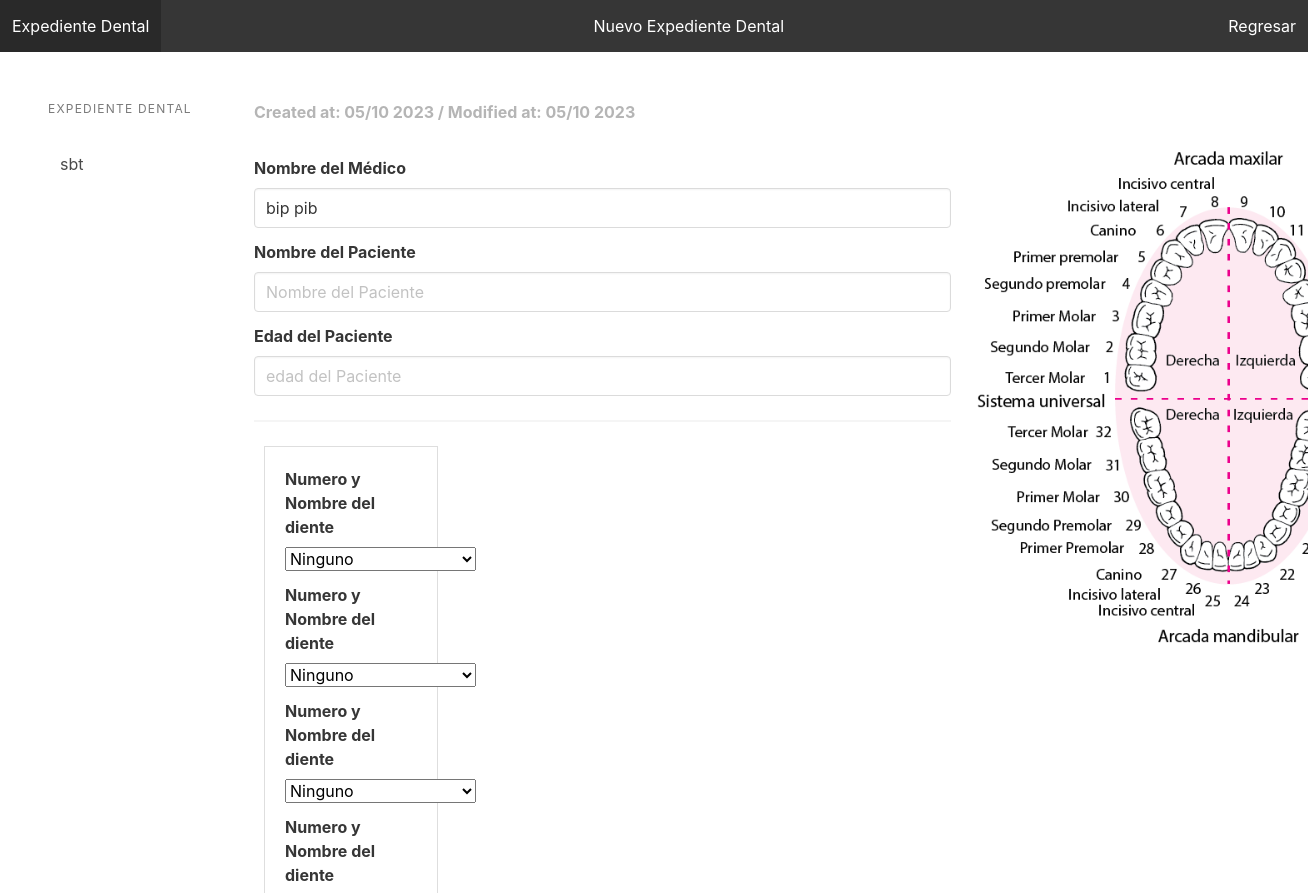
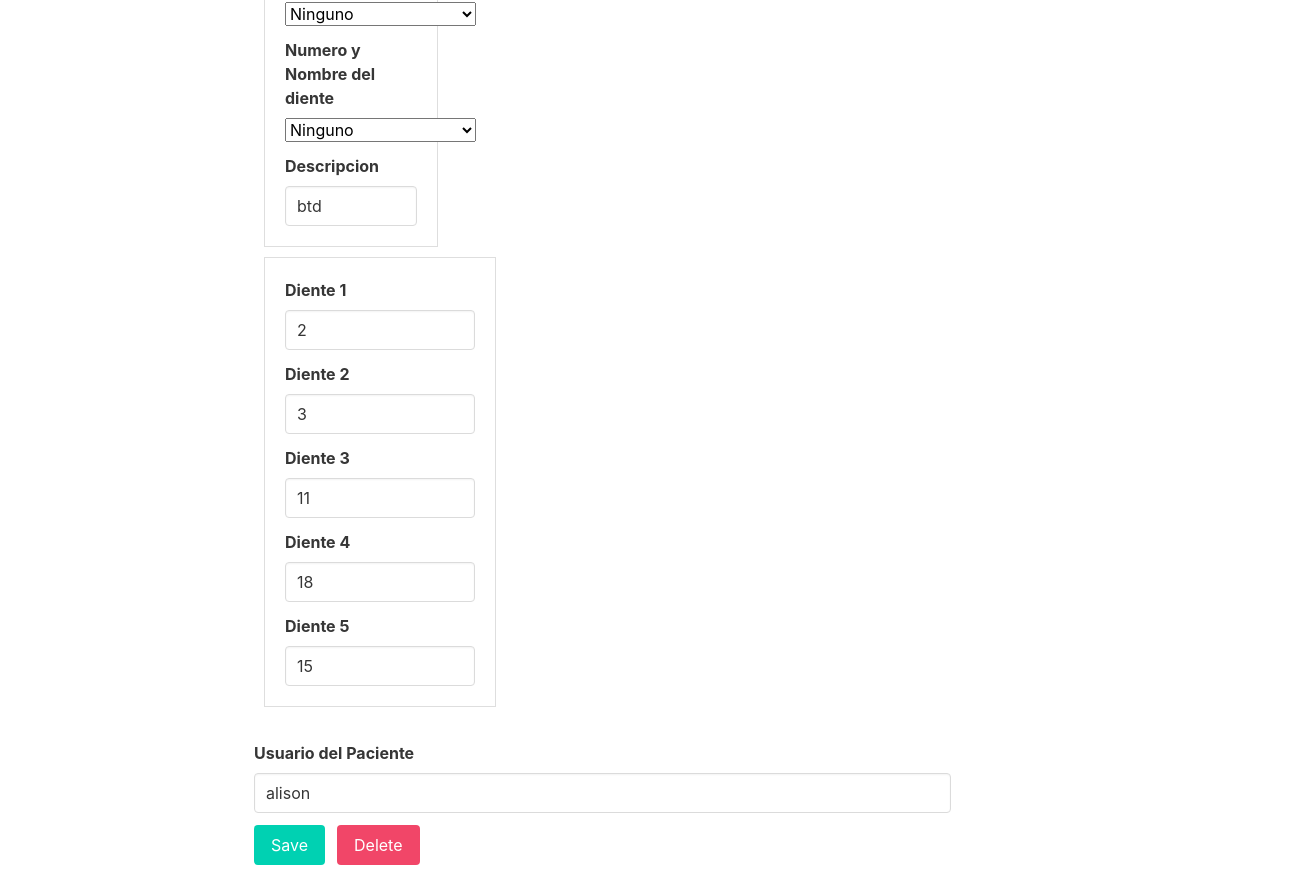
/expediented/?expdid=3 (signed in), run on the app's committed database (2 pictures, top to bottom).
### account/models.py (models this page shows, shortened)
class ExpedienteD(models.Model):
    idEd = models.AutoField(primary_key=True)
    nombreD = models.CharField(max_length=255, verbose_name='Nombre del paciente')
    edadD = models.CharField(max_length=255, verbose_name='Edad del paciente')
    NDiente1 = models.CharField(max_length=255, verbose_name='Nombre del diente1')
    NDiente2 = models.CharField(max_length=255, verbose_name='Nombre del diente2')
    NDiente3 = models.CharField(max_length=255, verbose_name='Nombre del diente3')
    NDiente4 = models.CharField(max_length=255, verbose_name='Nombre del diente4')
    NDiente5 = models.CharField(max_length=255, verbose_name='Nombre del diente5')
    Descripcion= models.CharField(max_length=550, verbose_name="Descripcion")
    fechaD=models.DateTimeField(auto_now_add=True)
    fecha_actD=models.DateField(auto_now=True)
    idPg = models.ForeignKey(User, blank=True, on_delete=models.CASCADE, verbose_name='Usuario paciente', related_name='paciented')
    idDd = models.ForeignKey(User, blank=True, on_delete=models.CASCADE, verbose_name='Usuario doctor', related_name='doctord')
    class Meta:
        ordering=('nombreD',)

class User (AbstractUser):
    is_admin = models.BooleanField(default=False)
    is_patient = models.BooleanField(default=False)
    is_doctor = models.BooleanField(default=False)

class Profile(models.Model):
    user = models.OneToOneField(User, null=True, blank=True, on_delete=models.CASCADE)
    nombre = models.CharField(max_length=255, verbose_name='Nombre(s)')
    apellidos = models.CharField(max_length=255, verbose_name='Apellidos')
    telefonoc = models.CharField(max_length=255, verbose_name='Teléfono celular')
    telconsultorio = models.CharField(max_length=255, verbose_name='Telefono consultorio')
    lugart = models.CharField(max_length=255, verbose_name='Lugar de trabajo')
    direcciont = models.CharField(max_length=255, verbose_name='Direccion de trabajo')
    especialidad = models.CharField(max_length=255, verbose_name='Especilidad general')
    otras = models.CharField(max_length=255, verbose_name='Otras Especilidades')
    profile_title = models.ImageField(default="titulo.png", null=True, blank=True)
    profile_pic = models.ImageField(default="perfil.png", null=True, blank=True)

### account/views.py (the view, shortened to what this page needs)
# urls.py: path('expediented/', views.editord, name="expediented"),
def editord(request):
    expdid = 0
    try:
        expdid = int(request.GET.get('expdid'))
    except:
        pass
    expediented = ExpedienteD.objects.filter(idEd = expdid)
    idDd = User.objects.get(id = request.user.id)
    expedientesd = ExpedienteD.objects.filter(idDd_id = idDd)
    if expdid > 0:
        expediented = ExpedienteD.objects.get(pk=expdid)
    else:
        expediented = ''
    context = {
        'expdid': expdid,
        'expedientesd' : expedientesd,
        'expediented' : expediented,
    }
    return render(request, 'account/expediented.html', context)

### account/templates/account/expediented.html (shortened to what this page needs)
{% load static %}
<!DOCTYPE html>
<html>
    <head>
       <link rel="stylesheet" href="https://cdn.jsdelivr.net/npm/bulma@0.9.0/css/bulma.min.css">
    </head>
    <body>
        <nav class="navbar is-dark">
            <div class="navbar-brand">
                <a href="{& url 'expediented' %}" class="navbar-item">Expediente Dental</a>
            </div>
            <div class="navbar-menu">
                <div class="navbar-end">
                    <a href="{% url 'expediented' %}?expdid=0" class="navbar-item">Nuevo Expediente Dental</a>
                </div>
                <div class="navbar-end">
                    <a href="{% url 'doctor' %}" class="navbar-item">Regresar</a>
                </div>
            </div>
        </nav>
        <section class="section">
            <div class="columns">
                <div class="column is-2">
                    <aside class="menu">
                        <p class="menu-label">Expediente Dental</p>
                        <ul class="menu-list">
                            {% for expd in expedientesd %}
                                <li>
                                    <a href="{% url 'expediented' %}?expdid={{ expd.idEd }}">{{ expd.nombreD }}</a>
                                </li>
                            {% endfor %}
                        </ul>
                    </aside>
                </div>
                <div class="column is-7">
                    <form method="post" action="{% url 'expediented' %}">
                        <div class="field">
                            <label class="label">
                            {% if expediented %}
                                    <span class="has-text-grey-light">
                                        Created at: {{ expediented.fechaD|date:"m/d Y" }} / Modified at: {{ expediented.fecha_actD|date:"m/d Y" }}
                                    </span>
                                {% endif %}
                            </label>
                            <br>
                            <label class="label">Nombre del Médico
                            </label>
                            <div class="control">
                                <input type="text" class="input" name="nombre" value="{{request.user.profile.nombre}} {{request.user.profile.apellidos}} ">
                            </div>
                        </div>
                        <label class="label">Nombre del Paciente</label>
                        <div class="field">
                            <div class="control">
                                <input type="text" class="input" name="nombreD" placeholder="Nombre del Paciente"{% if expediented %} value="{{ expediented.nombreD }}"{% endif %}>
                            </div>
                        </div>
                        <label class="label">Edad del Paciente</label>
                        <div class="field">
                            <div class="control">
                                <input type="text" class="input" name="edadD" placeholder="edad del Paciente"{% if expediented %} value="{{ expediented.edadD }}"{% endif %}>
                            </div>
                        </div>
                        <hr>
                        <div class="margen column is-3">
                            <div class="field">
                                <label class="label">Numero y Nombre del diente</label>
                                <select name="NDiente1" class="control">
                                    <option value="Ninguno">Ninguno</option>
                                </select>
                            </div>
                            <div class="field">
                                <label class="label">Numero y Nombre del diente</label>
                                <select name="NDiente2" class="control">
                                    <option value="Ninguno">Ninguno</option>
                                </select>
                            </div>
                            <div class="field">
                                <label class="label">Numero y Nombre del diente</label>
                                <select name="NDiente3" class="control">
                                    <option value="Ninguno">Ninguno</option>
                                </select>
                            </div>
                            <div class="field">
                                <label class="label">Numero y Nombre del diente</label>
                                <select name="NDiente4" class="control">
                                    <option value="Ninguno">Ninguno</option>
                                </select>
                            </div>
                            <div class="field">
                                <label class="label">Numero y Nombre del diente</label>
                                <select name="NDiente5" class="control">
                                    <option value="Ninguno">Ninguno</option>
                                </select>
                            </div>
                            <div class="field">
                                <label class="label">Descripcion</label>
                                <div class="control">
                                    <input type="text" class="input" name="Descripcion" placeholder="Descripcion"{% if expediented %} value="{{ expediented.Descripcion }}"{% endif %}>
                                </div>
                            </div>
                        </div>
                        {% if expediented %}
                        <div class="margen column is-4">
                            <div class="field">
                                <label class="label">Diente 1</label>
                                <div class="control">
                                    <input type="text" class="input" name="verdiente1" placeholder=""{% if expediented %} value="{{ expediented.NDiente1 }}"{% endif %}>
                                </div>
                            </div>
                            <div class="field">
                                <label class="label">Diente 2</label>
                                <div class="control">
                                    <input type="text" class="input" name="verdiente2" placeholder=""{% if expediented %} value="{{ expediented.NDiente2 }}"{% endif %}>
                                </div>
                            </div>
                            <div class="field">
                                <label class="label">Diente 3</label>
                                <div class="control">
                                    <input type="text" class="input" name="verdiente3" placeholder=""{% if expediented %} value="{{ expediented.NDiente3 }}"{% endif %}>
                                </div>
                            </div>
                            <div class="field">
                                <label class="label">Diente 4</label>
                                <div class="control">
                                    <input type="text" class="input" name="verdiente4" placeholder=""{% if expediented %} value="{{ expediented.NDiente4 }}"{% endif %}>
                                </div>
                            </div>
                            <div class="field">
                                <label class="label">Diente 5</label>
                                <div class="control">
                                    <input type="text" class="input" name="verdiente5" placeholder=""{% if expediented %} value="{{ expediented.NDiente5 }}"{% endif %}>
                                </div>
                            </div>
                        </div>
                        {% endif %}
                        <div class="field">
                            <br>
                            <label class="label">Usuario del Paciente</label>
                            <div class="control">
                                <input type="text" class="input" name="idPg" placeholder="UserPaciente"{% if expediented %} value="{{ expediented.idPg }}"{% endif %}>
                            </div>
                        </div>
                        <div class="field is-grouped">
                            <div class="control">
                                <button class="button is-primary" id="btn_save">Save</button>
                            </div>
                            {% if expediented %}
                                <div class="control">
                                    <a href="{% url 'delete_expediented' expediented.idEd %}" class="button is-danger">Delete</a>
                                </div>
                            {% endif %}
                        </div>
                    </form>
                </div>
                <div class="column is-3">
                        <br><br>
                        <center><img class= "anatomia" src="{% static 'anatomiadientes.gif' %}"></center>
                </div>
            </div>
        </section>
    </body>
</html>

### account/templates/account/expediented.html (style rules this page uses)
.anatomia { max-width: 500px; max-height:500px; margin: 0 auto; }
.margen { border: rgba(0, 0, 0, 0.131) 1px solid; margin: 10px; padding: 20px; }

### data on the page
ExpedienteD: nombreD "sbt"
ExpedienteD: fechaD "05/10 2023", fecha_actD "05/10 2023", Descripcion "btd", verdiente1 "2", verdiente2 "3", verdiente3 "11", verdiente4 "18", verdiente5 "15", idPg "alison"
User: nombre "bip pib"
